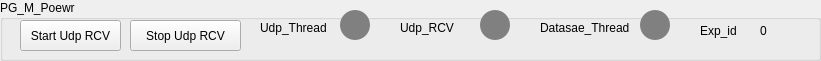
    <widget class="QGroupBox" name="groupBox_9">
     <property name="geometry">
      <rect>
       <x>10</x>
       <y>190</y>
       <width>821</width>
       <height>61</height>
      </rect>
     </property>
     <property name="title">
      <string>PG_M_Poewr</string>
     </property>
     <widget class="QPushButton" name="pushButton_44">
      <property name="geometry">
       <rect>
        <x>20</x>
        <y>20</y>
        <width>101</width>
        <height>31</height>
       </rect>
      </property>
      <property name="text">
       <string>Start Udp RCV</string>
      </property>
     </widget>
     <widget class="QPushButton" name="pushButton_45">
      <property name="geometry">
       <rect>
        <x>130</x>
        <y>20</y>
        <width>111</width>
        <height>31</height>
       </rect>
      </property>
      <property name="text">
       <string>Stop Udp RCV</string>
      </property>
     </widget>
     <widget class="QLabel" name="label_34">
      <property name="geometry">
       <rect>
        <x>540</x>
        <y>20</y>
        <width>121</width>
        <height>16</height>
       </rect>
      </property>
      <property name="text">
       <string>Datasae_Thread</string>
      </property>
     </widget>
     <widget class="QLabel" name="label_33">
      <property name="geometry">
       <rect>
        <x>260</x>
        <y>20</y>
        <width>91</width>
        <height>16</height>
       </rect>
      </property>
      <property name="text">
       <string>Udp_Thread</string>
      </property>
     </widget>
     <widget class="QLabel" name="label_32">
      <property name="geometry">
       <rect>
        <x>760</x>
        <y>20</y>
        <width>21</width>
        <height>21</height>
       </rect>
      </property>
      <property name="text">
       <string>0</string>
      </property>
     </widget>
     <widget class="QPushButton" name="pushButton_126">
      <property name="geometry">
       <rect>
        <x>480</x>
        <y>10</y>
        <width>30</width>
        <height>30</height>
       </rect>
      </property>
      <property name="styleSheet">
       <string notr="true">border-radius:15px;
background-color:grey;
</string>
      </property>
      <property name="text">
       <string/>
      </property>
     </widget>
     <widget class="QLabel" name="label_31">
      <property name="geometry">
       <rect>
        <x>700</x>
        <y>20</y>
        <width>41</width>
        <height>21</height>
       </rect>
      </property>
      <property name="text">
       <string>Exp_id</string>
      </property>
     </widget>
     <widget class="QPushButton" name="pushButton_47">
      <property name="geometry">
       <rect>
        <x>340</x>
        <y>10</y>
        <width>30</width>
        <height>30</height>
       </rect>
      </property>
      <property name="styleSheet">
       <string notr="true">border-radius:15px;
background-color:grey;
</string>
      </property>
      <property name="text">
       <string/>
      </property>
     </widget>
     <widget class="QLabel" name="label_107">
      <property name="geometry">
       <rect>
        <x>400</x>
        <y>20</y>
        <width>91</width>
        <height>16</height>
       </rect>
      </property>
      <property name="text">
       <string>Udp_RCV</string>
      </property>
     </widget>
     <widget class="QPushButton" name="pushButton_46">
      <property name="geometry">
       <rect>
        <x>640</x>
        <y>10</y>
        <width>30</width>
        <height>30</height>
       </rect>
      </property>
      <property name="styleSheet">
       <string notr="true">border-radius:15px;
background-color:grey
;
</string>
      </property>
      <property name="text">
       <string/>
      </property>
     </widget>
    </widget>
